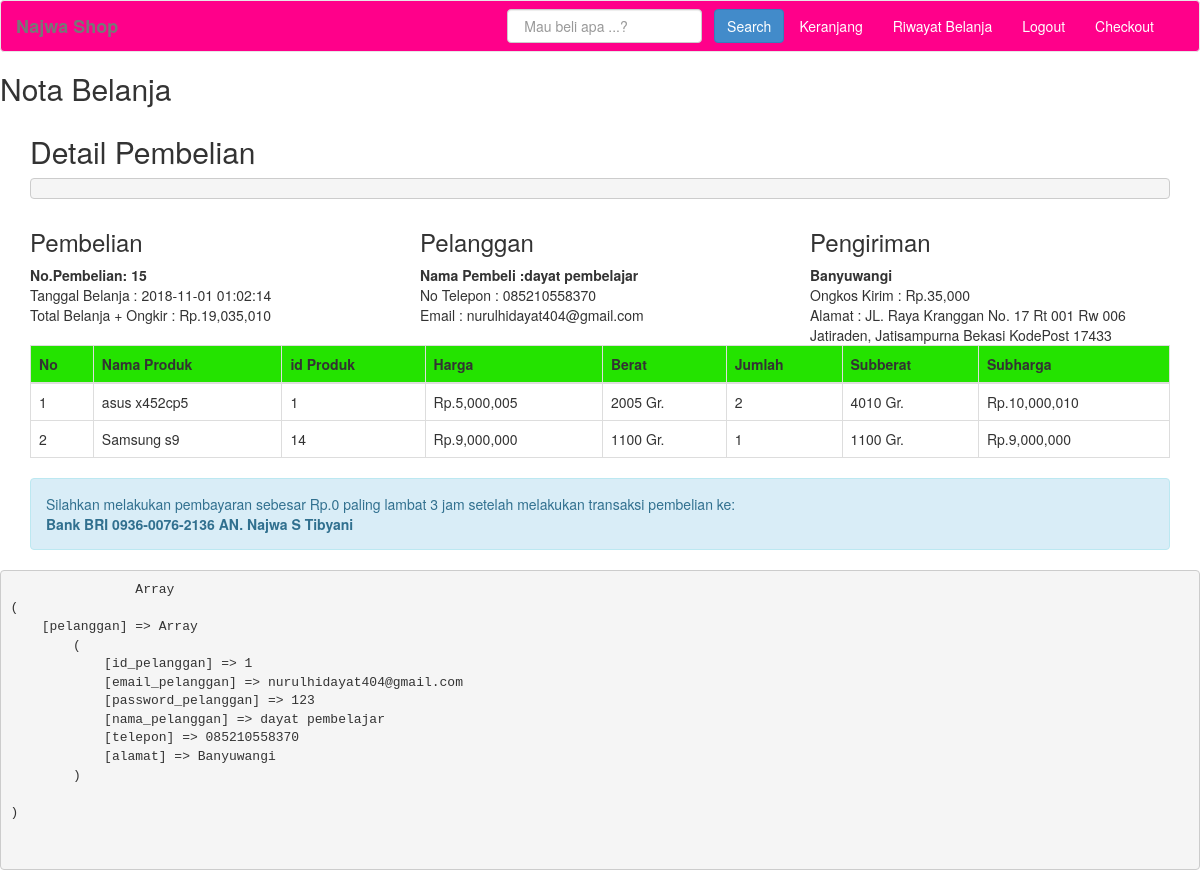
Page /notaASLI.php?id=15 (signed in) on the committed database.
### tables this page shows
CREATE TABLE IF NOT EXISTS `tb_pembelian` (
`id_pembelian` int(11) NOT NULL,
  `id_pelanggan` int(11) NOT NULL,
  `id_ongkir` int(5) NOT NULL,
  `tanggal_pembelian` datetime NOT NULL,
  `tanggal_expired` datetime NOT NULL,
  `total_pembelian` int(11) NOT NULL,
  `nama_kota` varchar(100) NOT NULL,
  `tarif` int(11) NOT NULL,
  `alamat_pengiriman` varchar(200) NOT NULL,
  `status_pembelian` varchar(90) NOT NULL DEFAULT 'pending',
  `resi_pengiriman` varchar(25) NOT NULL
);

CREATE TABLE IF NOT EXISTS `tb_pelanggan` (
`id_pelanggan` int(11) NOT NULL,
  `email_pelanggan` varchar(100) NOT NULL,
  `password_pelanggan` varchar(50) NOT NULL,
  `nama_pelanggan` varchar(100) NOT NULL,
  `telepon` varchar(15) NOT NULL,
  `alamat` text NOT NULL
);

CREATE TABLE IF NOT EXISTS `tb_pembelian_produk` (
`id_pembelian_produk` int(11) NOT NULL,
  `id_pembelian` int(11) NOT NULL,
  `id_produk` int(11) NOT NULL,
  `jumlah` int(11) NOT NULL,
  `nama` varchar(100) NOT NULL,
  `harga` int(11) NOT NULL,
  `berat` int(11) NOT NULL,
  `subberat` int(11) NOT NULL,
  `subharga` int(11) NOT NULL
);

### batas_expired.php (called while the page is built, shortened)
<?php
	function expired($id_url=null){
		include 'koneksi.php';
		$ambil=$koneksi->query("SELECT * FROM tb_pembelian  ");
		 while ( $pecah = $ambil->fetch_assoc()) {
			$tgl_pembelian = date('Y-m-d H:i:s', strtotime($pecah['tanggal_pembelian']));
			$tgl_expired = date('Y-m-d H:i:s', strtotime($pecah['tanggal_expired']));
		    	date_default_timezone_set('Asia/Jakarta');
			 $tgl_sekarang = date("Y-m-d H:i:s");
			if ($tgl_sekarang > $tgl_expired AND $pecah['status_pembelian']=='pending' ) {
				$koneksi->query("UPDATE tb_pembelian SET status_pembelian='expired' WHERE ((status_pembelian='pending')AND('$tgl_sekarang'>tanggal_expired))");
			}
		}
	}
 ?>

### notaASLI.php (the view, shortened to what this page needs)
<?php
include 'koneksi.php';
include 'batas_expired.php';
 ?>
 <!DOCTYPE html>
 <html>
 <head>
 	<link rel="stylesheet" href="admin/css/bootstrap.css">
 </head>
 <body>
		<?php include"menu.php"; ?>
	<h2>Nota Belanja</h2>
	<section class="konten">
		<div class="container">
			<h2>Detail Pembelian</h2>
<?php
	$ambil = $koneksi->query("SELECT * FROM tb_pembelian JOIN tb_pelanggan ON tb_pembelian.id_pelanggan=tb_pelanggan.id_pelanggan WHERE tb_pembelian.id_pembelian='$_GET[id]' ");
	$pecah = $ambil->fetch_assoc();
	echo "<pre>";
		expired();
	echo "</pre>";
 ?>
	<div class="row">
		<div class="col-md-4">
			<h3>Pembelian</h3>
			<strong>No.Pembelian: <?php echo $pecah['id_pembelian']; ?></strong><br>
			Tanggal Belanja : <?php echo $pecah['tanggal_pembelian']; ?> <br>
			Total Belanja + Ongkir : Rp.<?php echo number_format($pecah['total_pembelian']); ?>
		</div>
		<div class="col-md-4">
			<h3>Pelanggan</h3>
			<strong>Nama Pembeli :<?php echo $pecah ['nama_pelanggan']; ?></strong><br>
			<p>
			 	No Telepon : <?php echo $pecah['telepon']; ?> <br>
				Email : <?php echo $pecah['email_pelanggan']; ?>
			 </p>
		</div>
		<div class="col-md-4">
			<h3>Pengiriman</h3>
			<strong><?php echo $pecah['nama_kota']; ?></strong><br>
			Ongkos Kirim : Rp.<?php echo number_format($pecah['tarif']); ?> <br>
			Alamat : <?php echo $pecah['alamat_pengiriman']; ?>
		</div>
	</div>
 <table class="table table-bordered" >
 	<thead bgcolor="#24E300">
 		<tr>
 			<th>No</th>
 			<th>Nama Produk</th>
 			<th>id Produk</th>
 			<th>Harga</th>
 			<th>Berat</th>
 			<th>Jumlah</th>
 			<th>Subberat</th>
 			<th>Subharga</th>
 		</tr>
 	</thead>
 	<tbody>
 		<?php $nomor=1; ?>
 		<?php $ambil=$koneksi->query("SELECT * FROM tb_pembelian_produk  WHERE id_pembelian='$_GET[id]' "); ?>
 		<?php while($pecah=$ambil->fetch_assoc()){ ?>
 		<tr>
 			<td><?php echo $nomor; ?></td>
 			<td><?php echo $pecah['nama']; ?></td>
 			<td><?php echo $pecah['id_produk']; ?></td>
 			<td>Rp.<?php echo number_format($pecah['harga']); ?></td>
 			<td><?php echo $pecah['berat']; ?> Gr.</td>
 			<td><?php echo $pecah['jumlah']; ?></td>
 			<td><?php echo $pecah['subberat']; ?> Gr.</td>
 			<td>Rp.<?php echo number_format($pecah['subharga']) ; ?></td>
 		</tr>
 		<?php $nomor++; ?>
 		<?php } ?>
 	</tbody>
 </table>
 		<div class="row">
 			<div class="col-md-12">
 				<div class="alert alert-info">
 					<p>
 						Silahkan melakukan pembayaran sebesar Rp.<?php echo number_format($pecah['total_pembelian']); ?> paling lambat 3 jam setelah melakukan transaksi pembelian ke:<br>
 						<strong>Bank BRI 0936-0076-2136 AN. Najwa S Tibyani</strong>
 					</p>
 				</div>
 			</div>
 		</div>
		</div>
	</section>
	<pre>
		<?php print_r($_SESSION) ?>
	</pre>
 </body>
 </html>

### rows in the picture
tb_pembelian: id_pembelian "15", tanggal_pembelian "2018-11-01 01:02:14", total_pembelian "19,035,010", id_pelanggan.nama_pelanggan "dayat pembelajar", id_pelanggan.telepon "085210558370", id_pelanggan.email_pelanggan "nurulhidayat404@gmail.com", nama_kota "Banyuwangi", tarif "35,000", alamat_pengiriman "JL. Raya Kranggan No. 17 Rt 001 Rw 006 Jatiraden, Jatisampurna Bekasi KodePost 17433"
tb_pembelian_produk: nama "asus x452cp5", id_produk "1", harga "5,000,005", berat "2005", jumlah "2", subberat "4010", subharga "10,000,010"
tb_pembelian_produk: nama "Samsung s9", id_produk "14", harga "9,000,000", berat "1100", jumlah "1", subberat "1100", subharga "9,000,000"

### other values in the picture
$pecah['total_pembelian'] "0"
